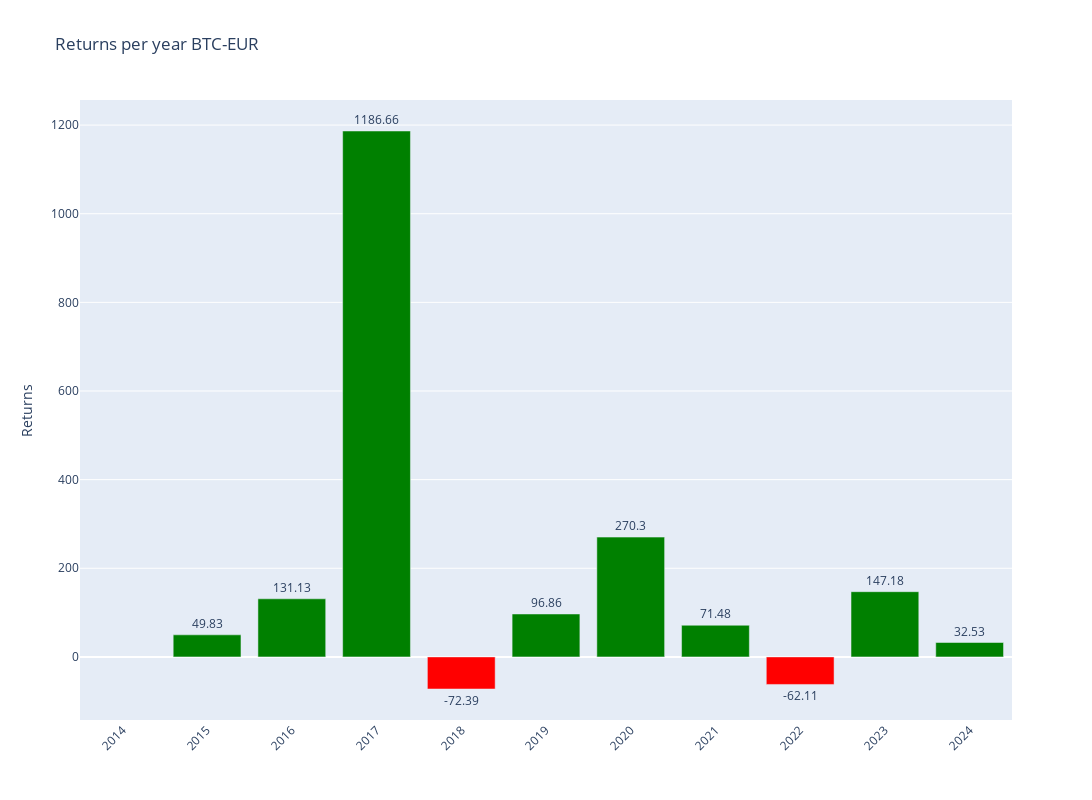

The code cell stored with this chart in its notebook:
### Code cell
# Plotly
fig = make_subplots()

# Add colors
colors = ['green' if x >= 0 else 'red' for x in annual_data['Return']]

# Graph (1,1)
fig.add_trace(go.Bar(y=annual_data['Return'],x=annual_data['Return'].index,text=round(annual_data['Return'],2),textposition='outside',marker_color=colors,hoverinfo='skip'),row=1,col=1)

# Update xaxis properties
fig.update_yaxes(title_text="Returns", row=1, col=1)

fig.update_layout(xaxis=dict(tickvals=annual_data.index,tickangle=-45),height=800, width=1300,title=f"Returns per year {ticker}")

fig.show()

### Figure 1 — Plotly figure (JSON) as saved in the notebook; plotly's stock layout.template omitted (floating-point values rounded to 4 significant figures)
{"data": [{"hoverinfo": "skip", "marker": {"color": ["red", "green", "green", "green", "red", "green", "green", "green", "red", "green", "green"]}, "text": [null, 49.83, 131.1, 1187.0, -72.39, 96.86, 270.3, 71.48, -62.11, 147.2, 32.53], "textposition": "outside", "type": "bar", "x": [2014, 2015, 2016, 2017, 2018, 2019, 2020, 2021, 2022, 2023, 2024], "xaxis": "x", "y": [null, 49.83, 131.1, 1187.0, -72.39, 96.86, 270.3, 71.48, -62.11, 147.2, 32.53], "yaxis": "y"}], "layout": {"height": 800, "title": {"text": "Returns per year BTC-EUR"}, "width": 1300, "xaxis": {"anchor": "y", "domain": [0, 1], "tickangle": -45, "tickvals": [2014, 2015, 2016, 2017, 2018, 2019, 2020, 2021, 2022, 2023, 2024]}, "yaxis": {"anchor": "x", "domain": [0, 1], "title": {"text": "Returns"}}}}
